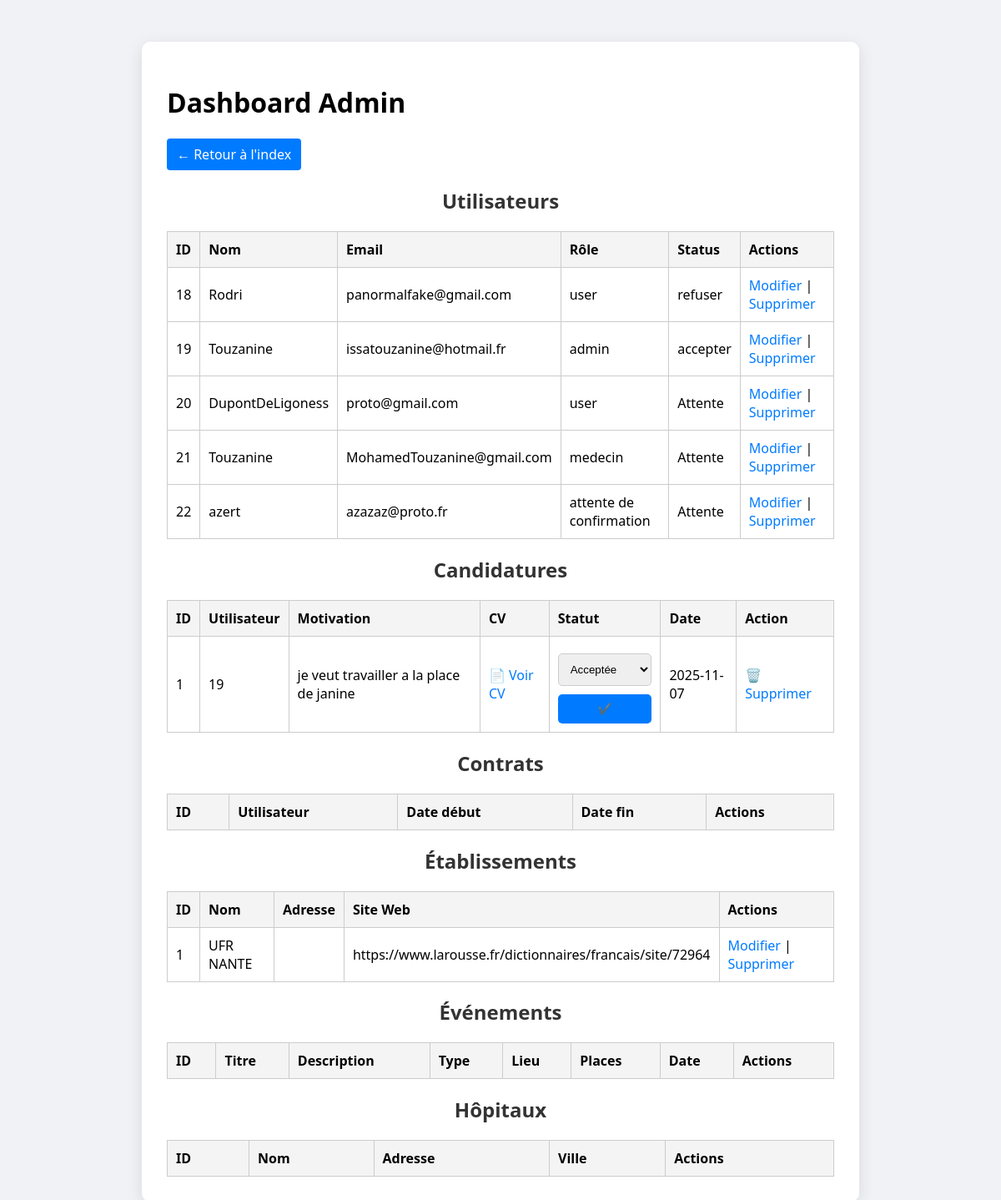
The app's page /src/vue/admin.php (signed in) with its own data.
### tables this page shows
CREATE TABLE utilisateur (
  id_utilisateur INT NOT NULL AUTO_INCREMENT,
  nom VARCHAR(50) NOT NULL,
  prenom VARCHAR(50) NOT NULL,
  email VARCHAR(50) NOT NULL,
  rue VARCHAR(50) NOT NULL,
  cd INT NOT NULL,
  ville VARCHAR(50) NOT NULL,
  mdp VARCHAR(255) NOT NULL,
  role ENUM('admin','user','medecin','attente de confirmation') DEFAULT 'attente de confirmation',
  status ENUM('Attente','accepter','refuser') DEFAULT 'Attente',
  reset_token VARCHAR(255) NULL,
  reset_expires DATETIME NULL,
  PRIMARY KEY (id_utilisateur),
  UNIQUE KEY (email)
);

CREATE TABLE IF NOT EXISTS `candidature` (
  `id_candidature` int NOT NULL AUTO_INCREMENT,
  `motivation` text NOT NULL,
  `statut` varchar(50) NOT NULL,
  `date_candidature` date NOT NULL,
  `ref_offre` int NOT NULL,
  `ref_utilisateur` int NOT NULL,
  `cv_path` varchar(255) DEFAULT NULL,
  PRIMARY KEY (`id_candidature`),
  KEY `ref_offre_candidature` (`ref_offre`),
  KEY `ref_utilisateur_candidature` (`ref_utilisateur`)
);

CREATE TABLE IF NOT EXISTS `etablissement` (
  `id_etablissement` int NOT NULL AUTO_INCREMENT,
  `nom_etablissement` varchar(50) NOT NULL,
  `adresse_etablissement` varchar(50) NOT NULL,
  `site_web_etablissement` varchar(100) NOT NULL,
  PRIMARY KEY (`id_etablissement`)
);

### src/repository/UtilisateurRepository.php (called while the page is built, shortened)
<?php
class UtilisateurRepository
{
    private $bdd;
    public function __construct(\PDO $bdd) {
        $this->bdd = $bdd;
    }
    public function findAll(): array
    {
        try {
            $sql = "SELECT id_utilisateur, nom, prenom, email, role, ville, status
                FROM utilisateur
                ORDER BY id_utilisateur ASC";
            $stmt = $this->bdd->query($sql);
            return $stmt->fetchAll(\PDO::FETCH_ASSOC);
        } catch (PDOException $e) {
            error_log('Erreur findAll utilisateurs : ' . $e->getMessage());
            return [];
        }
    }
}
include __DIR__ . '/../vue/footer.php';
?>

### src/repository/CandidatureRepository.php (called while the page is built, shortened)
<?php
class CandidatureRepository
{
    private PDO $bdd;
    public function __construct(PDO $bdd)
    {
        $this->bdd = $bdd;
    }
    public function findAll(): array
    {
        $stmt = $this->bdd->query("SELECT * FROM candidature ORDER BY date_candidature DESC");
        return $stmt->fetchAll(PDO::FETCH_ASSOC);
    }
}

### src/repository/EtablissementRepository.php (called while the page is built, shortened)
<?php
class EtablissementRepository
{
    private $bdd;
    public function __construct(\PDO $bdd) {
        $this->bdd = $bdd;
    }
    public function findAll(): array
    {
        try {
            $sql = "SELECT id_etablissement, nom_etablissement, site_web_etablissement FROM etablissement ORDER BY id_etablissement ASC";
            $stmt = $this->bdd->query($sql);
            return $stmt->fetchAll(\PDO::FETCH_ASSOC);
        } catch (PDOException $e) {
            error_log("Erreur findAll établissement : " . $e->getMessage());
            return [];
        }
    }
}

### src/vue/admin.php (the view, shortened to what this page needs)
<?php
require_once __DIR__ . '/../repository/EtablissementRepository.php';
require_once __DIR__ . '/../repository/UtilisateurRepository.php';
require_once __DIR__ . '/../repository/CandidatureRepository.php';
$database = new \Bdd();
$bdd = $database->getBdd();
$utilisateurRepo = new UtilisateurRepository($bdd);
$candidatureRepo = new CandidatureRepository($bdd);
$etablissementRepo = new EtablissementRepository($bdd);
$utilisateurs = $utilisateurRepo->findAll();
$candidatures = $candidatureRepo->findAll();
$etablissements = $etablissementRepo->findAll();
include __DIR__ . '/header.php';
?>
<h1>Dashboard Admin</h1>
<p>
    <a href="../../index.php" style="display: inline-block; padding: 8px 12px; background-color: #007BFF; color: white; text-decoration: none; border-radius: 4px;">
        ← Retour à l'index
    </a>
</p>
<section>
    <h2>Utilisateurs</h2>
    <table border="1" cellpadding="5" cellspacing="0">
        <tr>
            <th>ID</th><th>Nom</th><th>Email</th><th>Rôle</th><th>Status</th><th>Actions</th>
        </tr>
        <?php foreach($utilisateurs as $u): ?>
            <tr>
                <td><?= htmlspecialchars($u['id_utilisateur'] ?? '') ?></td>
                <td><?= htmlspecialchars($u['nom'] ?? '') ?></td>
                <td><?= htmlspecialchars($u['email'] ?? '') ?></td>
                <td><?= htmlspecialchars($u['role'] ?? '') ?></td>
                <td><?= htmlspecialchars($u['status'] ?? '') ?></td>
                <td>
                    <a href="../vue/ModifierUtilisateur.php?email=<?= urlencode($u['email'] ?? '') ?>"> Modifier</a>    |
                    <a href="../vue/ListeUtilisateurs.php?delete=<?= htmlspecialchars($u['id_utilisateur'] ?? '') ?>" onclick="return confirm('Voulez-vous supprimer cet utilisateur ?')"> Supprimer</a>
                </td>
            </tr>
        <?php endforeach; ?>
    </table>
</section>
<section>
    <h2>Candidatures</h2>
    <table border="1" cellpadding="5" cellspacing="0">
        <tr><th>ID</th><th>Utilisateur</th><th>Motivation</th><th>CV</th><th>Statut</th><th>Date</th><th>Action</th></tr>
        <?php foreach($candidatures as $c): ?>
            <tr>
                <td><?= htmlspecialchars($c['id_candidature'] ?? '') ?></td>
                <td><?= htmlspecialchars($c['ref_utilisateur'] ?? '') ?></td>
                <td><?= htmlspecialchars($c['motivation'] ?? '') ?></td>
                <td>
                    <?php if (!empty($c['cv_path'])): ?>
                        <a href="../../<?= htmlspecialchars($c['cv_path']) ?>" target="_blank">📄 Voir CV</a>
                    <?php else: ?>
                        <em>Aucun</em>
                    <?php endif; ?>
                </td>
                <td>
                    <form method="POST" style="display:inline;">
                        <label>
                            <select name="statut">
                                <option value="acceptée" <?= ($c['statut'] ?? '') === 'acceptée' ? 'selected' : '' ?>>Acceptée</option>
                            </select>
                        </label>
                        <button type="submit" name="modifier_statut">✔️</button>
                    </form>
                </td>
                <td><?= htmlspecialchars($c['date_candidature'] ?? '') ?></td>
                <td>
                    <a href="?delete_candidature=<?= htmlspecialchars($c['id_candidature']) ?>" onclick="return confirm('Supprimer cette candidature ?')">🗑️ Supprimer</a>
                </td>
            </tr>
        <?php endforeach; ?>
    </table>
</section>
<section>
    <h2>Contrats</h2>
    <table border="1" cellpadding="5" cellspacing="0">
        <tr><th>ID</th><th>Utilisateur</th><th>Date début</th><th>Date fin</th><th>Actions</th></tr>
    </table>
</section>
<section>
    <h2>Établissements</h2>
    <table border="1" cellpadding="5" cellspacing="0">
        <tr><th>ID</th><th>Nom</th><th>Adresse</th><th>Site Web</th><th>Actions</th></tr>
        <?php foreach($etablissements as $e): ?>
            <tr>
                <td><?= htmlspecialchars($e['id_etablissement'] ?? '') ?></td>
                <td><?= htmlspecialchars($e['nom_etablissement'] ?? '') ?></td>
                <td><?= htmlspecialchars($e['adresse_etablissement'] ?? '') ?></td>
                <td><?= htmlspecialchars($e['site_web_etablissement'] ?? '') ?></td>
                <td>
                    <a href="../vue/modifierEtablissement.php?id=<?= htmlspecialchars($e['id_etablissement'] ?? '') ?>">Modifier</a> |
                    <a href="../vue/ListeEtablissement.php?delete=<?= htmlspecialchars($e['id_etablissement'] ?? '') ?>" onclick="return confirm('Supprimer cet établissement ?')">Supprimer</a>
                </td>
            </tr>
        <?php endforeach; ?>
    </table>
</section>
<section>
    <h2>Événements</h2>
    <table border="1" cellpadding="5" cellspacing="0">
        <tr><th>ID</th><th>Titre</th><th>Description</th><th>Type</th><th>Lieu</th><th>Places</th><th>Date</th><th>Actions</th></tr>
    </table>
</section>
<section>
    <h2>Hôpitaux</h2>
    <table border="1" cellpadding="5" cellspacing="0">
        <tr><th>ID</th><th>Nom</th><th>Adresse</th><th>Ville</th><th>Actions</th></tr>
    </table>
</section>
<?php include __DIR__ . '/footer.php'; ?>

### src/vue/footer.php
</div>
</body>
</html>

### src/vue/header.php (shortened to what this page needs)
<!DOCTYPE html>
<html lang="fr">
<head>
</head>
<body>
<div class="container">

### src/vue/header.php (style rules this page uses)
body { font-family: 'Segoe UI', sans-serif; background: #f0f2f5; margin: 0; padding: 0; }
.container { max-width: 800px; margin: 50px auto; padding: 30px; background: white; border-radius: 10px; box-shadow: 0 5px 20px rgba(0,0,0,0.1); }
h2 { text-align: center; color: #333; }
table { width: 100%; border-collapse: collapse; margin-top: 20px; }
th, td { padding: 10px; border: 1px solid #ccc; text-align: left; }
th { background: #f4f4f4; }
input, select { width: 100%; padding: 10px; margin: 10px 0; border: 1px solid #ccc; border-radius: 5px; }
button { width: 100%; padding: 10px; background: #007bff; color: white; border: none; border-radius: 5px; font-weight: bold; cursor: pointer; }
a { color: #007bff; text-decoration: none; }

### records on screen
utilisateur: id_utilisateur "18", nom "Rodri", email "panormalfake@gmail.com", role "user", status "refuser"
utilisateur: id_utilisateur "19", nom "Touzanine", email "issatouzanine@hotmail.fr", role "admin", status "accepter"
utilisateur: id_utilisateur "20", nom "DupontDeLigoness", email "proto@gmail.com", role "user", status "Attente"
utilisateur: id_utilisateur "21", nom "Touzanine", email "MohamedTouzanine@gmail.com", role "medecin", status "Attente"
utilisateur: id_utilisateur "22", nom "azert", email "azazaz@proto.fr", role "attente de confirmation", status "Attente"
candidature: id_candidature "1", ref_utilisateur "19", motivation "je veut travailler a la place de janine", statut "Acceptée", date_candidature "2025-11-07"
etablissement: id_etablissement "1", nom_etablissement "UFR NANTE", site_web_etablissement "https://www.larousse.fr/dictionnaires/francais/site/72964"
